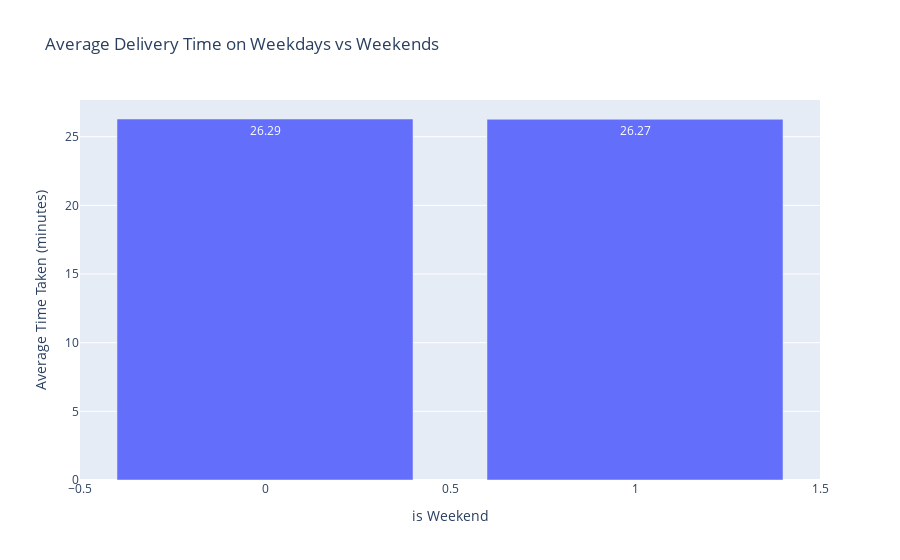

The notebook cell saved with this chart:
### Markdown cell above
### Average delivery time analysis

### Code cell
# Group the data by 'Is_weekend' and calculate the average time taken
avg_time_taken = df.groupby('is_weekend')['Time_taken(min)'].mean().round(2).reset_index()

# Create a bar chart using Plotly Express
fig = px.bar(avg_time_taken, x='is_weekend', y='Time_taken(min)', 
             title='Average Delivery Time on Weekdays vs Weekends',
             labels={'is_weekend': 'is Weekend', 'Time_taken(min)': 'Average Time Taken (minutes)'},
             text='Time_taken(min)')

# Show the plot
fig.show()

### Figure 1 — Plotly figure (JSON) as saved in the notebook; plotly's stock layout.template omitted (floating-point values rounded to 4 significant figures)
{"data": [{"alignmentgroup": "True", "hovertemplate": "is Weekend=%{x}<br>Average Time Taken (minutes)=%{text}<extra></extra>", "legendgroup": "", "marker": {"color": "#636efa"}, "name": "", "offsetgroup": "", "orientation": "v", "showlegend": false, "text": [26.29, 26.27], "textposition": "auto", "type": "bar", "x": [0, 1], "xaxis": "x", "y": [26.29, 26.27], "yaxis": "y"}], "layout": {"barmode": "relative", "legend": {"tracegroupgap": 0}, "title": {"text": "Average Delivery Time on Weekdays vs Weekends"}, "xaxis": {"anchor": "y", "domain": [0, 1], "title": {"text": "is Weekend"}}, "yaxis": {"anchor": "x", "domain": [0, 1], "title": {"text": "Average Time Taken (minutes)"}}}}
